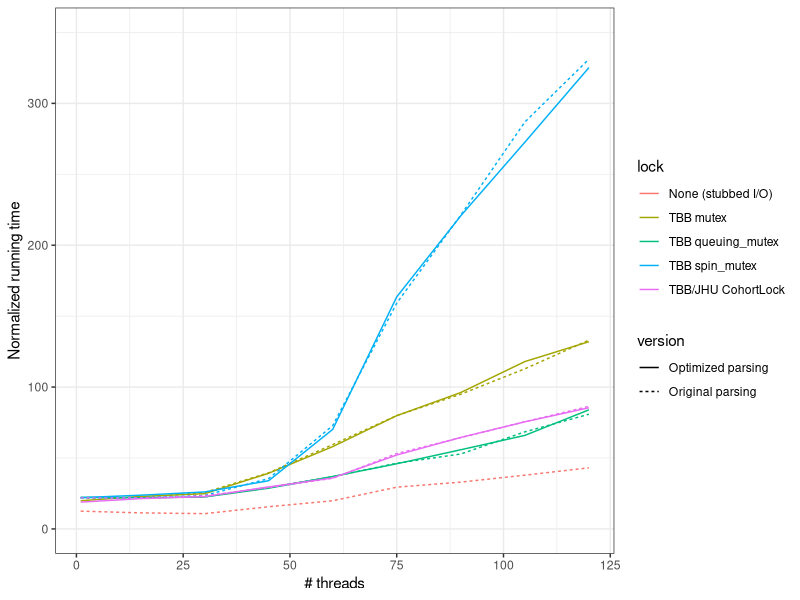
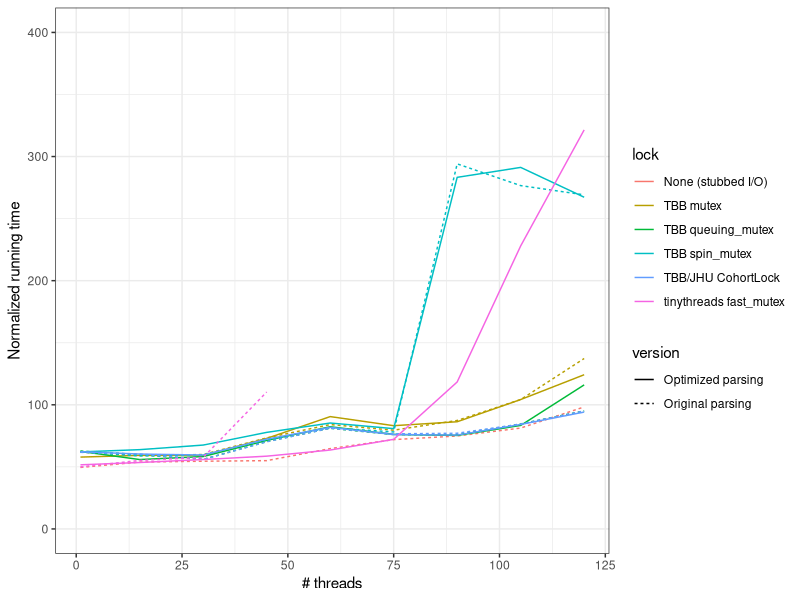
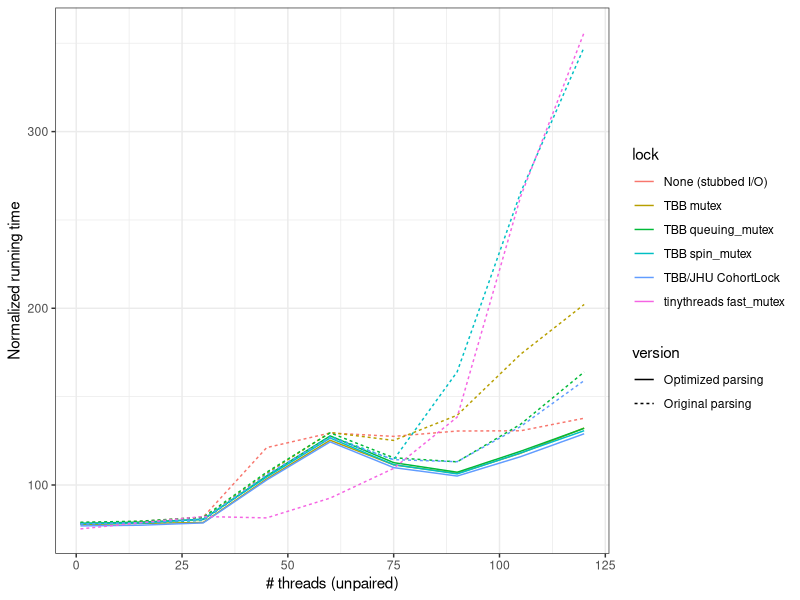

Generate these figures, in order, with R: (Note: this script raises an error after producing the figures.)
## ---- chunk 1
library(dplyr)
library(ggplot2)
## ---- chunk 2
m <- read.table('results_showcase_2016.tsv', header=T, sep='\t')
head(m)
## ---- chunk 3
mtmp <- m %>% filter(tool == 'bowtie' & paired == 'unp' & !grepl('tt', run))
ggplot(mtmp, aes(x=threads, y=seconds, color=lock, linetype=version)) + 
  geom_line() + theme_bw() + labs(y="Normalized running time", x="# threads") + scale_y_continuous(limits=c(0, 350))
## ---- chunk 4
mtmp <- m %>% filter(tool == 'bowtie' & paired == 'pe')
ggplot(mtmp, aes(x=threads, y=seconds, color=lock, linetype=version)) + 
  geom_line() + theme_bw() + labs(y="Normalized running time", x="# threads") + scale_y_continuous(limits=c(0, 400))
## ---- chunk 5
mtmp <- m %>% filter(tool == 'bowtie2' & paired == 'unp')
ggplot(mtmp, aes(x=threads, y=seconds, color=lock, linetype=version)) + 
  geom_line() + theme_bw() + labs(y="Normalized running time", x="# threads (unpaired)")
## ---- chunk 6
mtmp <- m %>% filter(tool == 'bowtie2' & paired == 'pe')
ggplot(mtmp, aes(x=threads, y=seconds, color=run, linetype=cleanparse)) + 
  geom_line() + theme_bw() + labs(y="Normalized running time", x="# threads (paired-end)")
